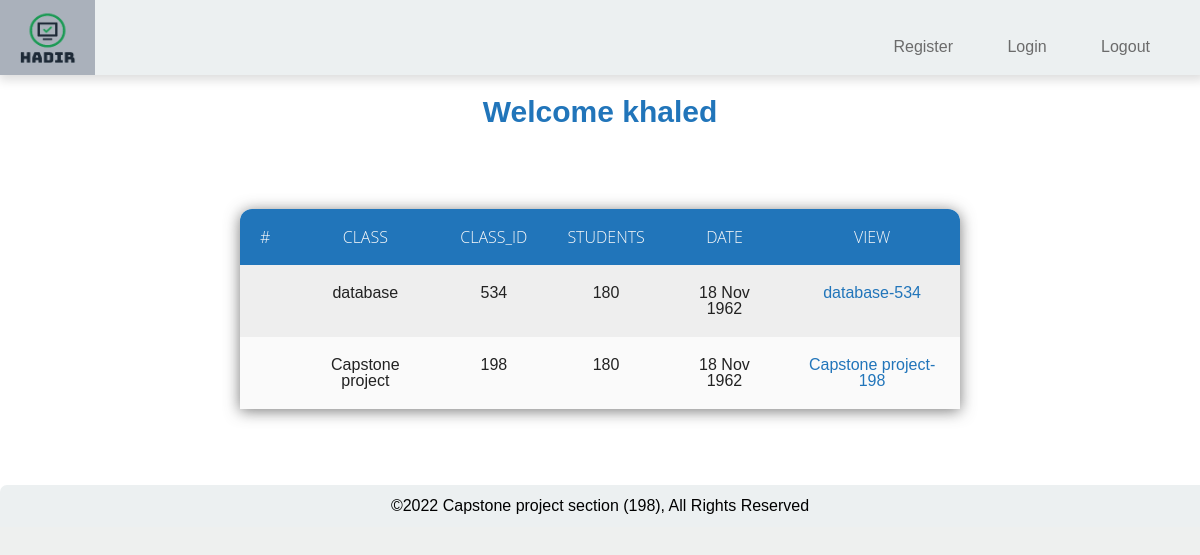
Page /Hadir/Classes (signed in) on the committed database.
### HadirApp/models.py (models this page shows)
class Class(models.Model):
    instructor = models.ForeignKey(User, null=True, on_delete=models.SET_NULL)
    class_id = models.CharField(primary_key=True, max_length=3, validators=[
                                RegexValidator(r'\d{3}')])
    class_name = models.CharField(max_length=50)
    classImgs = models.FileField(max_length=300, null=True)
    def __str__(self):
        return (f'{self.class_name}-{self.class_id}')

### HadirApp/views.py (the view)
# urls.py: path('Hadir/Classes', views.Classes, name="Classes"),
@login_required(login_url='./login')
def Classes(request):
    if Class.objects.filter(instructor=request.user).exists():
        theClasses = []
        try:
            for clas in Class.objects.filter(instructor=request.user):
                if clas.instructor == request.user:
                    theClasses.append(clas)
                    print('class found')
        except:
            if Class.objects.filter(instructor=request.user).instructor == request.user:
                theClasses.append(clas)
        return render(request, 'HadirApp/classes.html', {'theClasses': theClasses})
    else:
        err = "You dont Have Any Classes"
        return render(request, 'HadirApp/classes.html', {'err': err})

### HadirApp/templates/HadirApp/classes.html (shortened to what this page needs)
{% extends 'HadirApp/base.html' %}
{% block main_content %}
<p>Welcome {{request.user}}</p> <br>
{% if theClasses %}
<table>
    <tr> <th>#</th> <th>class</th> <th>Class_id</th> <th>students</th> <th>date</th> <th>view</th> </tr>
{% for class in theClasses %}
            <tr> <td></td> <td>{{class.class_name}}</td> <td>{{class.class_id}}</td> <td>180</td> <td>18 Nov 1962</td> <td class="view"><a href="Classes/{{class.class_name}}-{{class.class_id}}">{{class}}</a></td> </tr>
    </div>
    {% endfor %}
    {% endif %}
{% endblock %}

### HadirApp/static/Hadir/main.css (style rules this page uses)
* { margin: 0; padding: 0; box-sizing: border-box; font-family: 'Lato', 'Arial', sans-serif; scroll-behavior: smooth; }
body { background-color: #f1f1f1; }
h1, p { text-align: center; line-height: 1.4; }

### HadirApp/static/Hadir/log-reg-style.css (style rules this page uses)
html { scroll-behavior: smooth; height: 100%; background-image: url('https://images.unsplash.com/photo-1435224668334-0f82ec57b605?ixlib=rb-1.2.1&ixid=MnwxMjA3fDB8MHxwaG90by1yZWxhdGVkfDd8fHxlbnwwfHx8fA%3D%3D&w=1000&q=80'); background-position: center; background-repeat: no-repeat; background-size: cover; }

### HadirApp/static/Hadir/class.css (style rules this page uses)
html { scroll-behavior: smooth; height: 100%; background: #eef0ef; background-position: center; background-repeat: no-repeat; background-size: cover; }

### HadirApp/static/Hadir/attendance.css (style rules this page uses)
body { background-color: #b6b4b4; font-family: Helvetica, sans-serif; color: #222; scroll-behavior: smooth; }
* { margin: 0; padding: 0; border: 0; font-size: 100%; font: inherit; vertical-align: baseline; box-sizing: content-box; }
body { line-height: 1; }
table { border-collapse: collapse; border-spacing: 0; }

### HadirApp/templates/HadirApp/classes.html (style rules this page uses)
p { color: #2175ba; font-size: 30px; font-weight: 700; }
table { width: 60%; border-collapse: collapse; border-spacing: 0; box-shadow: 0 2px 15px rgba(64,64,64,.7); border-radius: 12px 12px 0 0; overflow: hidden; margin: 5% auto; }
td , th { padding: 20px 20px; text-align: center; }
th { background-color: #2175ba; color: #fafafa; font-family: 'Open Sans',Sans-serif; font-weight: 200; text-transform: uppercase; }
tr { width: 100%; background-color: #fafafa; font-family: 'Montserrat', sans-serif; }
tr:nth-child(even) { background-color: #eeeeee; }
table td a { color: #2175ba; text-decoration: none; align-items: center; padding-top: 3%; }

### rows in the picture
Class: class_name "database", class_id "534", class_name+class_id "database-534"
Class: class_name "Capstone project", class_id "198", class_name+class_id "Capstone project-198"

### other values in the picture
{{ request.user }} "khaled"
